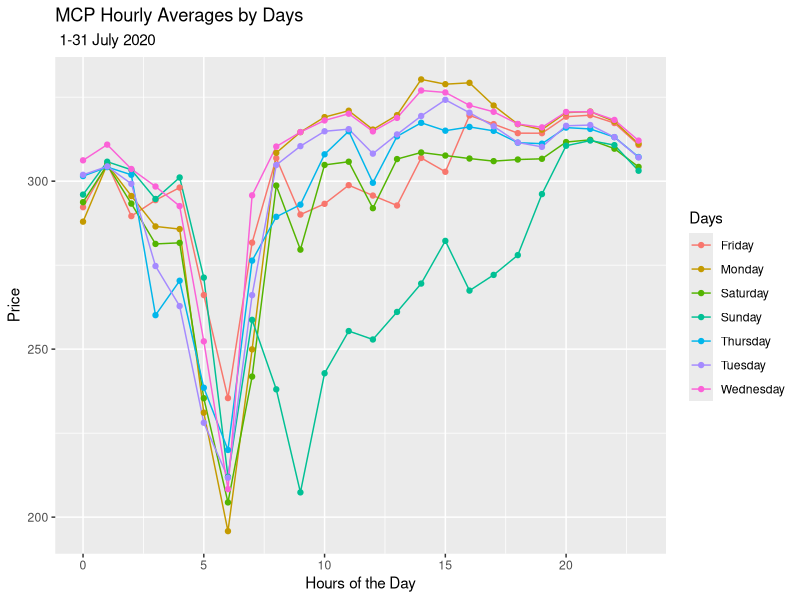
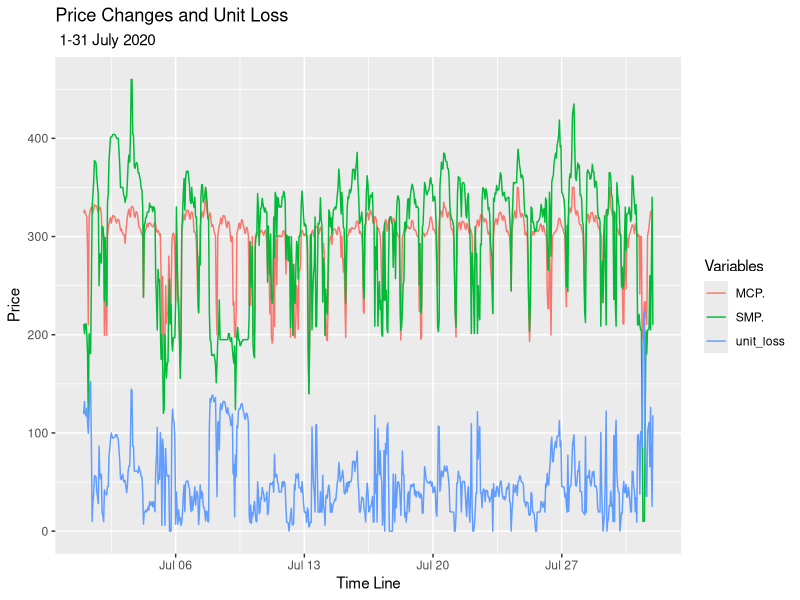
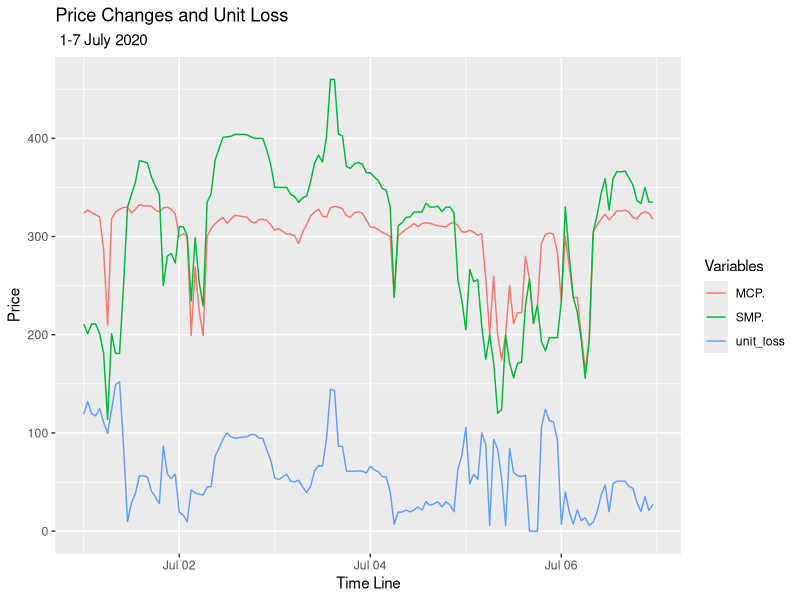
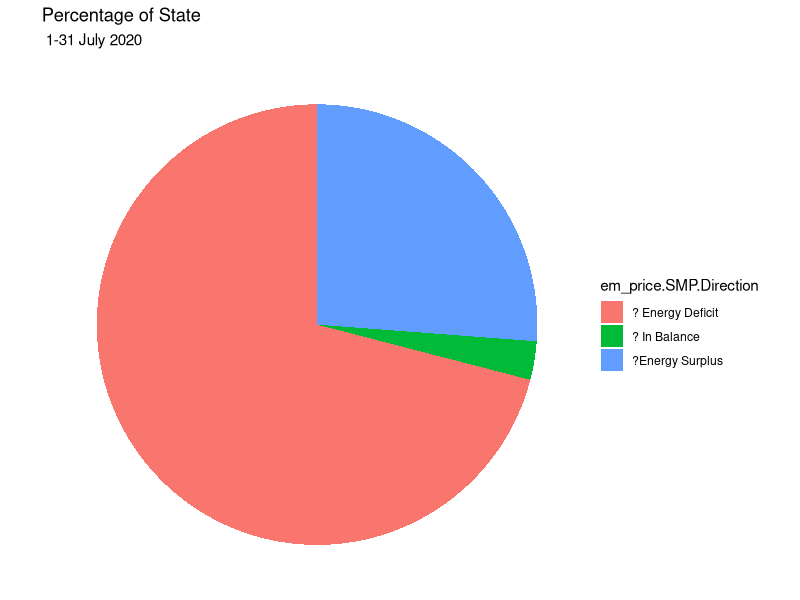
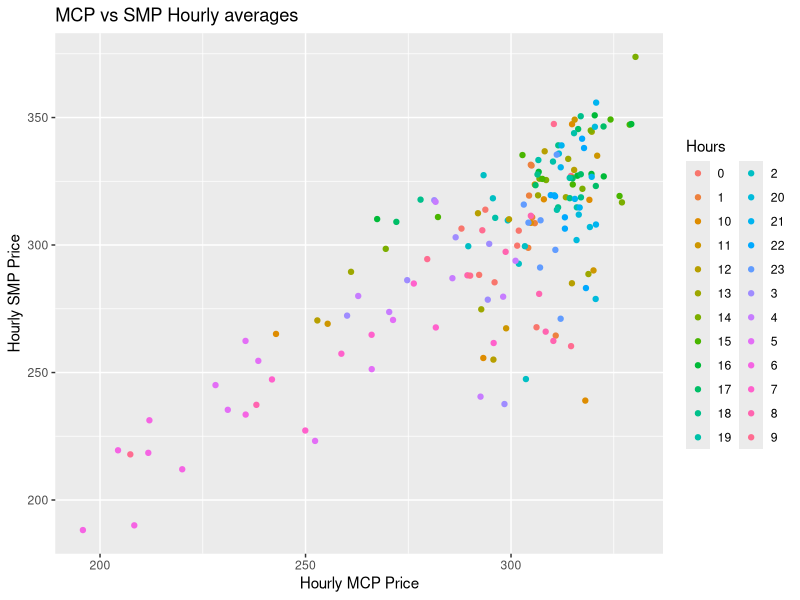

These charts were generated, in order, by the following R code:
## ---- chunk 1
knitr::opts_chunk$set(echo = TRUE)
## ---- chunk 2
library(tidyverse) 
library(lubridate)

## ---- chunk 3
em_price <- read.csv("ptf-smf.csv") 
glimpse(em_price)
Sys.setenv(TZ="Europe/London") # for date-time adjustments. 
## ---- chunk 4
em_price$Date <- parse_date_time(em_price$Date, orders = c( "dmyHM", "mdyHM"))

## ---- chunk 5
class(em_price$Date)
## ---- chunk 6
em_price <- em_price %>% mutate(day_name = weekdays(as.Date(em_price$Date)))
## ---- chunk 7
em_price_dh2 <- em_price %>% select(Date, MCP., SMP., day_name) %>%
  group_by(hour = lubridate ::hour(Date), day_name) %>% summarise(mcp_hrly_price = mean(MCP.))

## ---- chunk 8
em_price_dh2
## ---- chunk 9
graph_1<-ggplot(em_price_dh2, aes(x=hour, y=mcp_hrly_price, group=day_name)) +
  geom_line(aes(color=day_name))+
  geom_point(aes(color=day_name))

graph_1 <- graph_1 + labs(x="Hours of the Day", y="Price", color="Days", title = "MCP Hourly Averages by Days", subtitle = " 1-31 July 2020")

graph_1
## ---- chunk 10
unique(em_price$SMP.Direction) # which components exist?
## ---- chunk 11
graph_df <- em_price %>% transmute(Date, MCP. , SMP.,             unit_loss = case_when(SMP.Direction == "?Energy Surplus" ~ (MCP. - Positive.Imbalance.Price..TL.MWh.),
SMP.Direction == "? Energy Deficit" ~ (Negative.Imbalance.Price..TL.MWh. - MCP.), SMP.Direction == "? In Balance" ~ 0 ))

graph_2<- graph_df %>% pivot_longer(.,-Date) %>% ggplot(., aes(x=Date, y=value, color=name)) + geom_line() 

graph_2 <- graph_2 + labs(x="Time Line", y="Price", color="Variables", title = "Price Changes and Unit Loss", subtitle = " 1-31 July 2020")

graph_2
## ---- chunk 12
graph_3<- graph_df %>% filter(Date >= "2020-07-01" & Date <= "2020-07-07")%>% pivot_longer(.,-Date) %>% ggplot(., aes(x=Date, y=value, color=name)) + geom_line() 

graph_3 <- graph_3 + labs(x="Time Line", y="Price", color="Variables", title = "Price Changes and Unit Loss", subtitle = " 1-7 July 2020")

graph_3
## ---- chunk 13
gdata_percentage <- data.frame(em_price$SMP.Direction)

pie_chart <- ggplot(gdata_percentage) + geom_bar(mapping = aes(x = "", fill=em_price.SMP.Direction ), width = 1) + coord_polar("y") + 
  theme_void() # remove background, grid, numeric labels

pie_chart <- pie_chart + labs(x="Balance State", color="Balance State", title = "Percentage of State", subtitle = " 1-31 July 2020")
pie_chart
## ---- chunk 14
graph_df1 <- em_price %>% select(Date, MCP., SMP., day_name) %>%
  group_by(hour = lubridate ::hour(Date), day_name) %>% summarise(mcp_hrly_price = mean(MCP.), smp_hrly_price = mean(SMP.))
graph_df1 <- data.frame(graph_df1)
## ---- chunk 15
sc_plot <- ggplot(graph_df1) + geom_point(aes(x = mcp_hrly_price, y = smp_hrly_price, color=as.character(hour)))

sc_plot <- sc_plot + labs(x="Hourly MCP Price", y="Hourly SMP Price", color="Hours", title = "MCP vs SMP Hourly averages")

sc_plot
